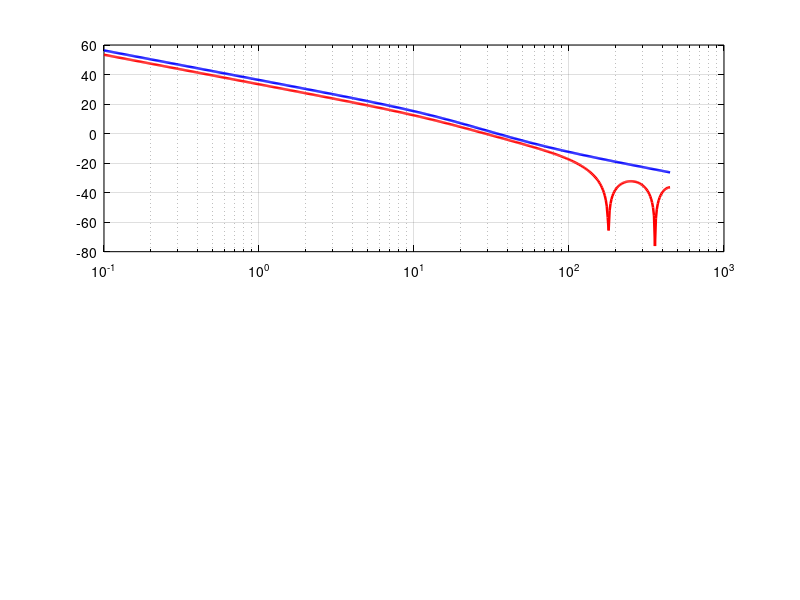

The MATLAB script that drew this image: (Note: this script raises an error after producing the figure.)
%% §11.11.8 açık konu — AYRIK-ZAMAN + MA margin doğrulaması (C1+C2 caveat)
%
% Caveat (docs §11.11.8): sürekli-zaman PM=60.2° iki gerçek etkiyi İÇERMİYOR:
%   (C2) WINDOW=5 moving-average ölçüm filtresinin faz gecikmesi
%   (C1) PI Tustin SABIT Ts=5ms kullanır ama döngü ~7ms (efektif Ki ölçeği)
% Bu betik TAM AYRIK loop'ta margin'i hesaplar → caveat'ı resmi sayıyla kapatır.
%
% Yöntem ([Franklin2010] §6 margin; ayrık c2d ZOH):
%   Plant ZOH @ T_loop, firmware Tustin PI (Ts=5ms, T_loop-rate'te), 5-tap MA FIR.
%   margin() ayrık TF'in faz payını z-domain'de (örnekleme dahil) hesaplar.

clear; close all; clc;
set(groot,'defaultFigureColor','w','defaultAxesColor','w','defaultAxesXColor','k', ...
    'defaultAxesYColor','k','defaultTextColor','k','defaultAxesGridColor',[0.15 0.15 0.15]);

% ── Sürekli loop (mevcut 60.2° analizi, design_speed_margin_empirical.m ile aynı) ──
K=53.89; tau=0.0605; Vs=12.15; Kp=0.002; Ki=0.1;
s=tf('s'); Gd=(K*Vs)/(tau*s+1); Ce=Kp+Ki/s; Le=Ce*Gd;
[~,PM_c,~,wc_c]=margin(Le);

% ── Ayrık loop parametreleri ──────────────────────────────────────
Tloop=0.007;   % gerçek ana döngü ~7ms (~140Hz, docs asama_0 §5.4) — MA + ZOH bu hızda
Ts=0.005;      % PI Tustin SABIT adımı (firmware; C1 latent kuplaj kaynağı)
N=5;           % WINDOW=5 moving-average ölçüm filtresi

z=tf('z',Tloop);
Gd_d = c2d(Gd, Tloop, 'zoh');                  % ZOH plant @ T_loop
Ce_d = Kp + Ki*(Ts/2)*(z+1)/(z-1);             % firmware Tustin PI: 1/s→Ts/2·(z+1)/(z-1), Ts=5ms
H_MA = (1 + z^-1 + z^-2 + z^-3 + z^-4)/N;       % 5-tap MA (ölçüm/geri-besleme yolu)

Le_d0 = Ce_d*Gd_d;          % ayrık, MA YOK (ZOH + C1 etkisi)
Le_d  = Ce_d*Gd_d*H_MA;     % ayrık, MA DAHİL (tam loop)

[~,PM_d0,~,wc_d0]=margin(Le_d0);
[~,PM_d ,~,wc_d ]=margin(Le_d);

% ── MA grup gecikmesi (analitik kontrol) ──────────────────────────
tau_g=(N-1)/2*Tloop;                  % 14 ms (lineer-faz FIR)
phase_loss_anal = wc_c*tau_g*180/pi;  % wc_c'de MA faz kaybı (deg) — analitik beklenti

fprintf('=== §11.11.8 — Ayrık-zaman + MA margin doğrulaması ===\n');
fprintf('Sürekli (MA yok)       : PM=%.1f deg, wc=%.1f rad/s\n',PM_c,wc_c);
fprintf('Ayrık, MA yok (ZOH+C1) : PM=%.1f deg, wc=%.1f rad/s\n',PM_d0,wc_d0);
fprintf('Ayrık, MA dahil (TAM)  : PM=%.1f deg, wc=%.1f rad/s\n',PM_d,wc_d);
fprintf('MA grup gecikmesi=%.0f ms -> wc_c''de ~%.1f deg faz kaybi (analitik)\n',tau_g*1000,phase_loss_anal);
fprintf('-> Caveat ~33 deg iddiasi: TAM ayrik PM=%.1f deg (spec >=45 marjinal alti, kararli)\n',PM_d);

% ── Plot: Bode — sürekli vs tam-ayrık ─────────────────────────────
w=logspace(-1, log10(pi/Tloop), 600);
[mc,pc]=bode(Le,w);  mc=squeeze(mc); pc=squeeze(pc);
[md,pd]=bode(Le_d,w);md=squeeze(md); pd=squeeze(pd);

f=figure('Position',[60 60 900 640],'Color','w');
subplot(2,1,1);
semilogx(w,20*log10(mc),'b','LineWidth',1.8); hold on; grid on;
semilogx(w,20*log10(md),'r','LineWidth',1.8);
yline(0,'k:'); xline(wc_c,'b--','HandleVisibility','off'); xline(wc_d,'r--','HandleVisibility','off');
ylabel('Gain [dB]');
title('Test 2.T1 ek — Speed PI margin: continuous vs full discrete (ZOH + PI + MA)','FontWeight','bold');
lg=legend(sprintf('continuous (no MA): PM=%.0f^\\circ',PM_c), ...
          sprintf('full discrete (+ZOH +MA): PM=%.0f^\\circ',PM_d), ...
          'Location','southwest'); set(lg,'Color','w','TextColor','k');

subplot(2,1,2);
semilogx(w,pc,'b','LineWidth',1.8); hold on; grid on;
semilogx(w,pd,'r','LineWidth',1.8);
yline(-180,'k:'); xline(wc_c,'b--','HandleVisibility','off'); xline(wc_d,'r--','HandleVisibility','off');
ylabel('Phase [deg]'); xlabel('frequency \omega [rad/s]');
text(0.12,-60,sprintf('MA group delay (N-1)/2\\cdotT_{loop}=%.0f ms',tau_g*1000),'Color','r','FontSize',9);
text(0.12,-90,sprintf('\\omega_c: %.1f\\rightarrow%.1f rad/s, PM: %.0f^\\circ\\rightarrow%.0f^\\circ',wc_c,wc_d,PM_c,PM_d),'Color','k','FontSize',9);
sgtitle('§11.11.8 — Ayrik-zaman + moving-average faz payi (C1+C2 caveat dogrulama)','Color','k');

here=fileparts(mfilename('fullpath'));
outdir=fullfile(here,'results','2_1_speed_pi');
if ~exist(outdir,'dir'); mkdir(outdir); end
exportgraphics(f,fullfile(outdir,'06_margin_discrete_ma.png'),'Resolution',150); close(f);

params=struct('PM_continuous_deg',PM_c,'wc_continuous',wc_c, ...
  'PM_discrete_noMA_deg',PM_d0,'wc_discrete_noMA',wc_d0, ...
  'PM_discrete_withMA_deg',PM_d,'wc_discrete_withMA',wc_d, ...
  'Tloop_s',Tloop,'Ts_pi_s',Ts,'N_window',N,'MA_group_delay_ms',tau_g*1000, ...
  'phase_loss_anal_deg',phase_loss_anal,'spec_PM_deg',45, ...
  'kaynak',{{'Franklin2010 §6','AstromMurray2008 §10'}});
fid=fopen(fullfile(outdir,'margin_discrete_ma.json'),'w');
fwrite(fid,jsonencode(params,'PrettyPrint',true),'char'); fclose(fid);
fprintf('Cikti: %s/06_margin_discrete_ma.png + margin_discrete_ma.json\n',outdir);
